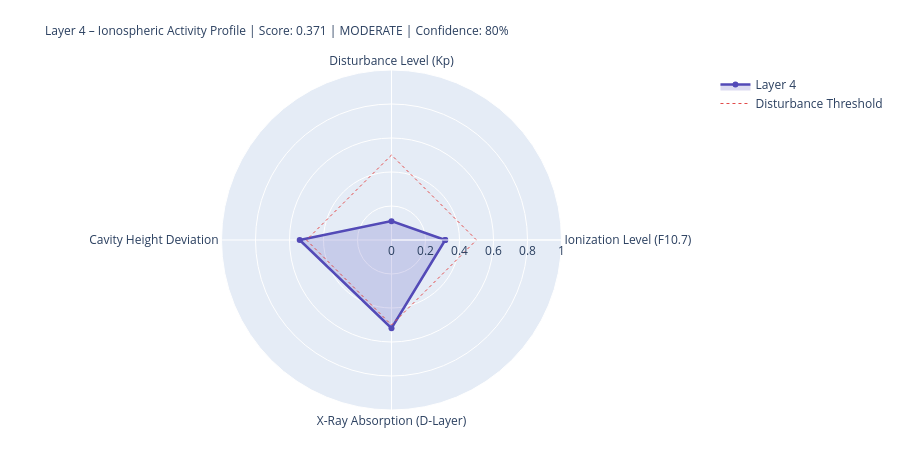

The notebook cell this image was saved under:
### Markdown cell above
---
## 4. State Assessment & Handoff to Layer 5

### Code cell
# ============================================================
# LAYER-4-SCORE
# ============================================================

COMPONENTS = {
    'Ionization Level (F10.7)':    {'score': ioniz,       'source': 'primary' if f107_now else 'from_layer0', 'dynamic': True},
    'Disturbance Level (Kp)':          {'score': disturb,     'source': 'primary' if kp_now   else 'from_layer0', 'dynamic': True},
    'Cavity Height Deviation':    {'score': h_dev,       'source': 'derived',                                'dynamic': True},
    'X-Ray Absorption (D-Layer)':{'score': xray_ioniz,  'source': 'primary' if xray_now else 'missing',     'dynamic': True},
    'IMF Bz Coupling':             {'score': bz_coupling, 'source': 'primary' if bz_now   else 'from_layer0', 'dynamic': True},
}

available    = {k: v['score'] for k, v in COMPONENTS.items() if v['score'] is not None}
unavailable  = [k for k, v in COMPONENTS.items() if v['score'] is None]
layer4_score = round(sum(available.values()) / len(available), 4) if available else None
confidence   = round(len(available) / len(COMPONENTS), 2)
level = ('unknown' if layer4_score is None
         else 'quiet'   if layer4_score < 0.3
         else 'moderate' if layer4_score < 0.6
         else 'active')
dominant_l4 = max(available, key=available.get) if available else 'none'

# Resonance delta for Schumann SR-1
sr1_ref = schumann_freq(1, 80.0)
sr1_now = schumann_freq(1, h_eff)
sr1_delta_mhz = (sr1_now - sr1_ref) * 1000

# Propagation conditions
prop_cond = ('disturbed'   if kp_val > 4
             else 'unsettled' if kp_val > 2
             else 'normal')
if xray_class in ['X', 'M']:
    prop_cond = 'Radio-Blackout moeglich'

W = 68
print('=' * W)
print('LAYER 4 – IONOSPHERE – STATE ASSESSMENT')
print('=' * W)
for name, comp in COMPONENTS.items():
    s = comp['score']
    if s is not None:
        bar = '█' * int(s * 20) + '░' * (20 - int(s * 20))
        print(f'  {name:<36} {bar}  {s:.3f}  [{comp["source"]}]')
    else:
        print(f'  {name:<36} {"─" * 20}  n/a   [missing]')
print('-' * W)
print(f'  Score:          {layer4_score:.3f}  ({len(available)}/{len(COMPONENTS)} components)')
print(f'  Confidence:     {confidence:.0%}')
print(f'  Level:          {level.upper()}')
print(f'  Dominant:       {dominant_l4}')
print(f'  Cavity height:  {h_eff:.1f} km  (Ref: 80.0 km)')
print(f'  SR-1:           {sr1_now:.3f} Hz  (Δ {sr1_delta_mhz:+.1f} mHz vs. ref)')
print(f'  Propagation:    {prop_cond}')
print(f'  X-Ray:          {xray_class}-class  ({xray_now:.2e} W/m²)' if xray_now else '  X-Ray:          n/a')
print('=' * W)

# Radar
cats   = list(available.keys())
vals_r = list(available.values())
if len(cats) >= 3:
    fig = go.Figure()
    fig.add_trace(go.Scatterpolar(
        r=vals_r + [vals_r[0]], theta=cats + [cats[0]],
        fill='toself', fillcolor='rgba(83,74,183,0.20)',
        line=dict(color='#534AB7', width=2.5), name='Layer 4'
    ))
    fig.add_trace(go.Scatterpolar(
        r=[0.5] * (len(cats)+1), theta=cats + [cats[0]],
        line=dict(color='#E24B4A', dash='dot', width=1),
        mode='lines', name='Disturbance Threshold'
    ))
    fig.update_layout(
        title=dict(
            text=f'Layer 4 – Ionospheric Activity Profile | Score: {layer4_score:.3f} | {level.upper()} | Confidence: {confidence:.0%}',
            font=dict(size=12)
        ),
        polar=dict(radialaxis=dict(visible=True, range=[0, 1])),
        height=450, showlegend=True,
        margin=dict(l=80, r=80, t=70, b=40)
    )
    fig.show()

### Figure 1 — Plotly figure (JSON) as saved in the notebook; plotly's stock layout.template omitted (floating-point values rounded to 4 significant figures)
{"data": [{"fill": "toself", "fillcolor": "rgba(83,74,183,0.20)", "line": {"color": "#534AB7", "width": 2.5}, "name": "Layer 4", "r": [0.316, 0.111, 0.54, 0.519, 0.316], "theta": ["Ionization Level (F10.7)", "Disturbance Level (Kp)", "Cavity Height Deviation", "X-Ray Absorption (D-Layer)", "Ionization Level (F10.7)"], "type": "scatterpolar"}, {"line": {"color": "#E24B4A", "dash": "dot", "width": 1}, "mode": "lines", "name": "Disturbance Threshold", "r": [0.5, 0.5, 0.5, 0.5, 0.5], "theta": ["Ionization Level (F10.7)", "Disturbance Level (Kp)", "Cavity Height Deviation", "X-Ray Absorption (D-Layer)", "Ionization Level (F10.7)"], "type": "scatterpolar"}], "layout": {"height": 450, "margin": {"b": 40, "l": 80, "r": 80, "t": 70}, "polar": {"radialaxis": {"range": [0, 1], "visible": true}}, "showlegend": true, "title": {"font": {"size": 12}, "text": "Layer 4 – Ionospheric Activity Profile | Score: 0.371 | MODERATE | Confidence: 80%"}}}
